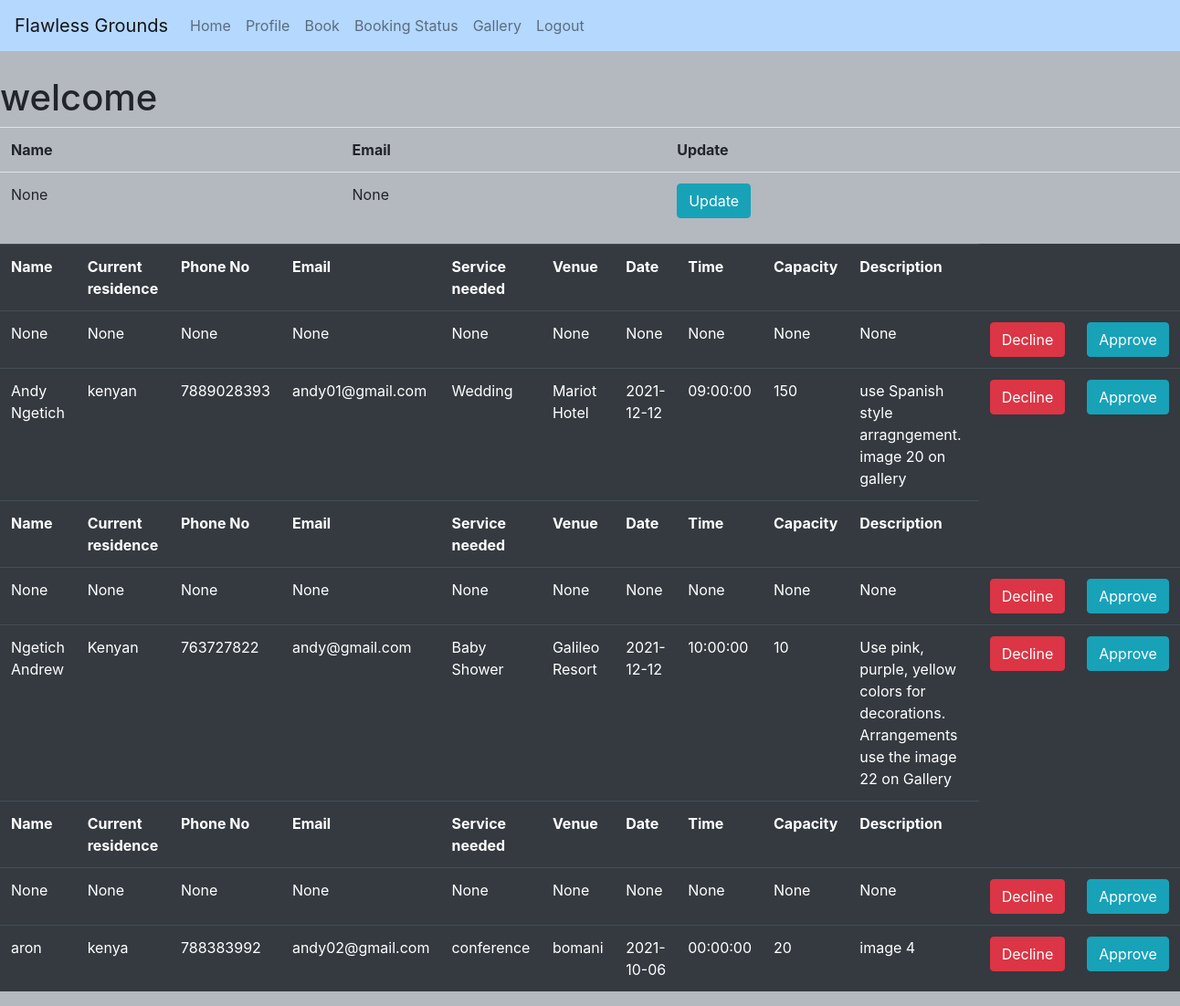
Page /booking_status on the committed database.
### databases.py (models this page shows)
class Booking(Model):
    name = CharField()
    nationality = CharField()
    current_residence = CharField()
    county = CharField()
    constituency = CharField()
    address = CharField()
    phone_no = IntegerField()
    email = CharField(unique=True)
    service_needed = CharField()
    venue = CharField()
    date = DateField()
    time = TimeField()
    capacity = IntegerField()
    description = TextField()
    class Meta:
        database = db

### app.py (the view)
@app.route('/booking_status')
def booking_status():
    bookings = Booking.select()
    return render_template("clients.html", bookings=bookings)

### templates/clients.html (shortened to what this page needs)
<!DOCTYPE html>
<html lang="en">
<head>
    <link rel="stylesheet" href="../static/bootstrap/css/bootstrap.css">
</head>
<body>
    <nav class="menu navbar navbar-expand-md bg-info navbar-light">
      <a class="navbar-brand" href="#">Flawless Grounds</a>
  <div class="menu">
    <ul class="navbar-nav">
      <li class="nav-item">
        <a class="nav-link" href="/client">Home</a>
      </li>
      <li class="nav-item">
        <a class="nav-link" href="/profile">Profile</a>
      </li>
      <li class="nav-item">
        <a class="nav-link" href="/book">Book</a>
      </li>
      <li class="nav-item">
        <a class="nav-link" href="/booking_status">Booking Status</a>
      </li>
      <li class="nav-item">
        <a class="nav-link" href="/gallery">Gallery</a>
      </li>
      <li class="nav-item">
        <a class="nav-link" href="/logout">Logout</a>
      </li>
    </ul>
  </div>
</nav>
 <h1 >welcome {{ session.name }}</h1>
    <table class = "table table-hover table-hover">
        <tr>
            <th>Name</th>
            <th>Email</th>
            <th>Update</th>
        </tr>
        <tr>
            <td>{{ session.get("name")  }}</td>
            <td>{{ session.get("email")  }}</td>
            <td><a href="/update_profile/{{ session.get("id")}}" class="btn btn-info">Update</a></td>
        </tr>
    </table>
    <table class = "table table-hover table-dark">
        {% for bookings in bookings %}
        <tr>
            <th>Name</th>
            <th>Current residence</th>
            <th>Phone No</th>
            <th>Email</th>
            <th>Service needed</th>
            <th>Venue</th>
            <th>Date</th>
            <th>Time</th>
            <th>Capacity</th>
            <th>Description</th>
        </tr>
        <tr>
            <td>{{ session.get("name") }}</td>
            <td>{{ session.get("nationality") }}</td>
            <td>{{ session.get("phone_no") }}</td>
            <td>{{ session.get("email") }}</td>
            <td>{{ session.get("service_needed") }}</td>
            <td>{{ session.get("venue") }}</td>
            <td>{{ session.get("date") }}</td>
            <td>{{ session.get("time") }}</td>
            <td>{{ session.get("capacity") }}</td>
            <td>{{ session.get("description") }}</td>
            <td><a href = "/#/{{ session.get("id") }}" class="btn btn-danger">Decline</a></td>
            <td><a href="/#/{{ session.get("id") }}" class="btn btn-info">Approve</a></td>
        </tr>
        <tr>
            <td>{{ bookings.name }}</td>
            <td>{{ bookings.nationality }}</td>
            <td>{{ bookings.phone_no }}</td>
            <td>{{ bookings.email }}</td>
            <td>{{ bookings.service_needed }}</td>
            <td>{{ bookings.venue }}</td>
            <td>{{ bookings.date }}</td>
            <td>{{ bookings.time }}</td>
            <td>{{ bookings.capacity }}</td>
            <td>{{ bookings.description }}</td>
            <td><a href = "/#/{{ bookings.id }}" class="btn btn-danger">Decline</a></td>
            <td><a href="/#/{{ bookings.id }}" class="btn btn-info">Approve</a></td>
        </tr>
        {% endfor %}
    </table>
</body>
</html>

### rows in the picture
Booking: get "None", name "Andy Ngetich", nationality "kenyan", phone_no "7889028393", email "andy01@gmail.com", service_needed "Wedding", venue "Mariot Hotel", date "2021-12-12", time "09:00:00", capacity "150", description "use Spanish style arragngement. image 20 on gallery"
Booking: get "None", name "Ngetich Andrew", nationality "Kenyan", phone_no "763727822", email "andy@gmail.com", service_needed "Baby Shower", venue "Galileo Resort", date "2021-12-12", time "10:00:00", capacity "10", description "Use pink, purple, yellow colors for decorations. Arrangements use the image 22 on Gallery"
Booking: get "None", name "aron", nationality "kenya", phone_no "788383992", email "andy02@gmail.com", service_needed "conference", venue "bomani", date "2021-10-06", time "00:00:00", capacity "20", description "image 4"

### other values in the picture
{{ session.get("name") }} "None"
{{ session.get("email") }} "None"
